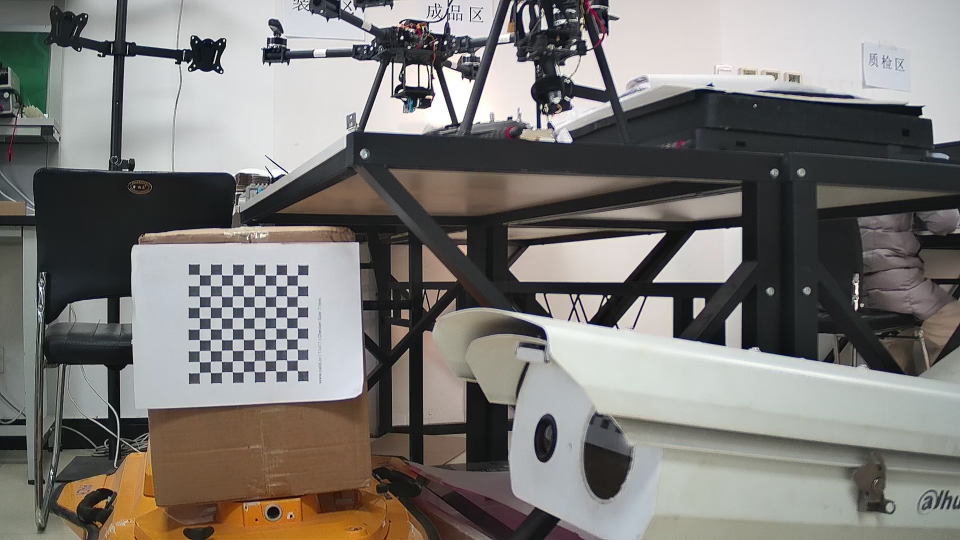
#> input picture captured_images/camera_1.jpg, 1920 x 1080 px (shown at 1/2 size)
$ python Picmatch.py
#> lines starting #> are read from the running program, lines starting #| are printed output that depends on the picture
import cv2
import numpy as np

# 读取图像
img1 = cv2.imread('./captured_images/camera_1.jpg', cv2.IMREAD_GRAYSCALE)  # 查询图像
#> img1: shape (1080, 1920); min 0, max 255, mean 121.5
img2 = cv2.imread('./captured_images/camera_5.jpg', cv2.IMREAD_GRAYSCALE)  # 训练图像
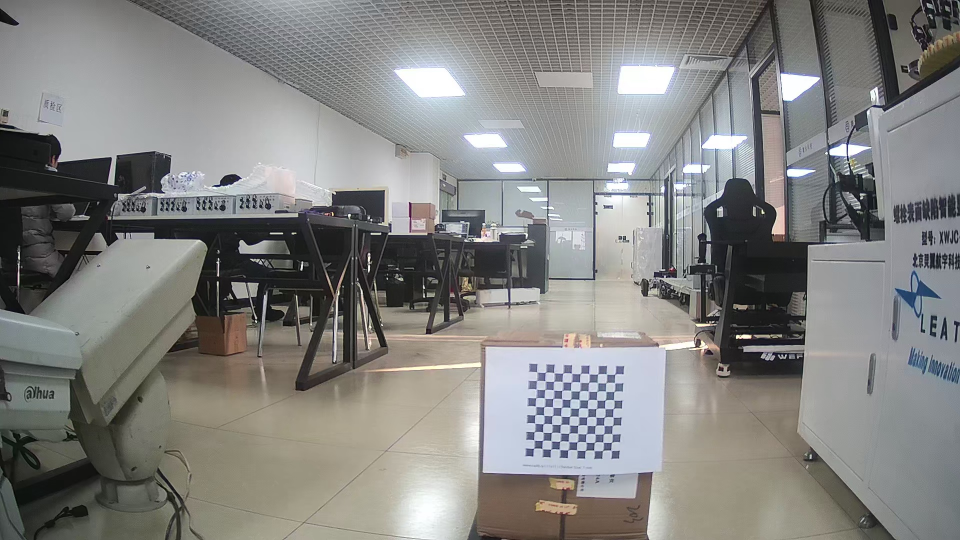
#> input picture captured_images/camera_5.jpg, 1920 x 1080 px (shown at 1/2 size)
#> img2: shape (1080, 1920); min 0, max 255, mean 130.8
# 图像增强：使用 CLAHE 提高对比度
clahe = cv2.createCLAHE(clipLimit=3.0, tileGridSize=(8, 8))
img1 = clahe.apply(img1)
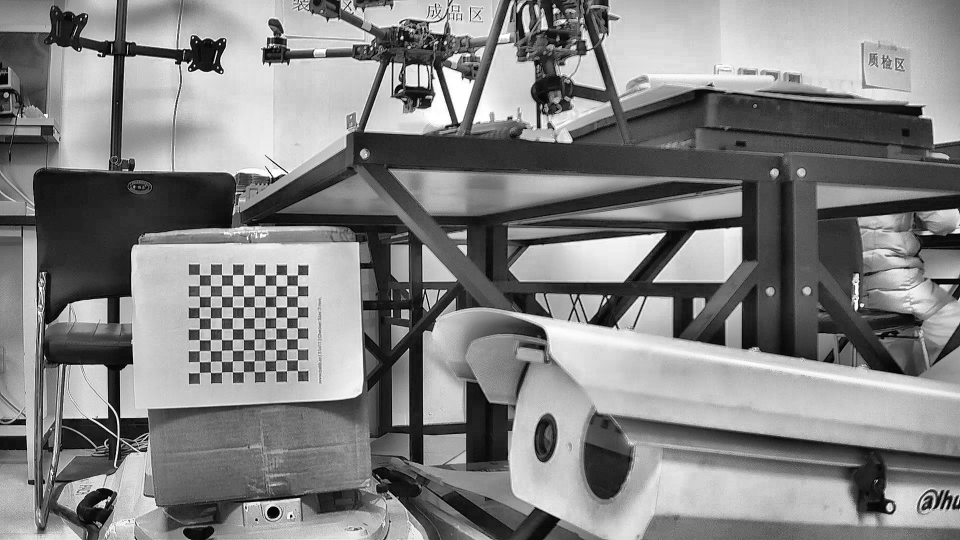
#> img1: shape (1080, 1920) (shown at 1/2 size); min 0, max 255, mean 130.7
img2 = clahe.apply(img2)
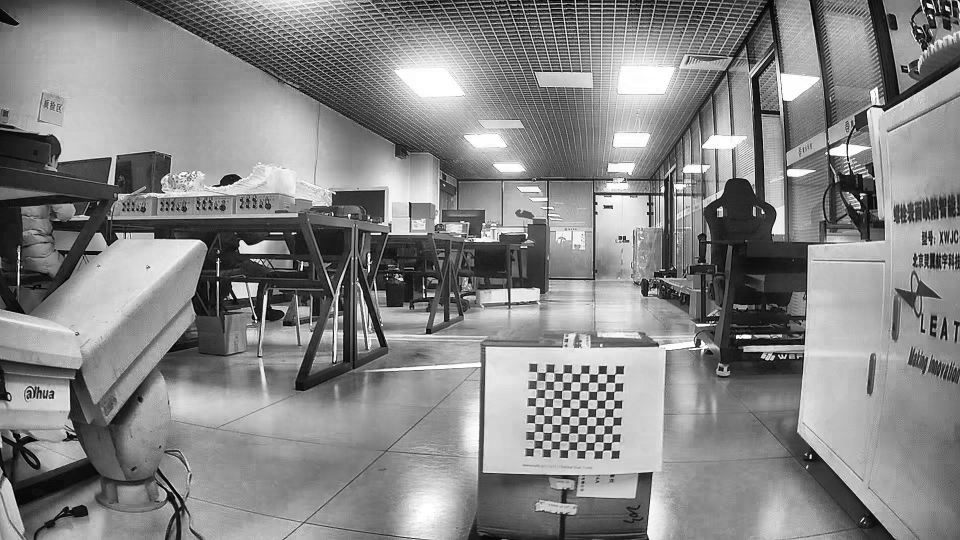
#> img2: shape (1080, 1920) (shown at 1/2 size); min 0, max 255, mean 133.9

# 使用 Canny 边缘检测提取边缘区域
edges1 = cv2.Canny(img1, 50, 150)
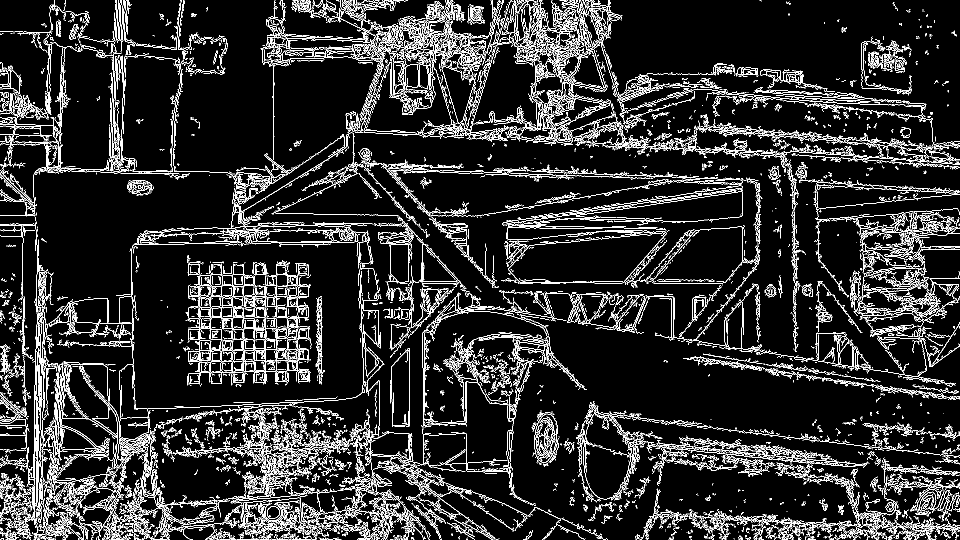
#> edges1: shape (1080, 1920) (shown at 1/2 size); 10.7% white in thin lines or dots
edges2 = cv2.Canny(img2, 50, 150)
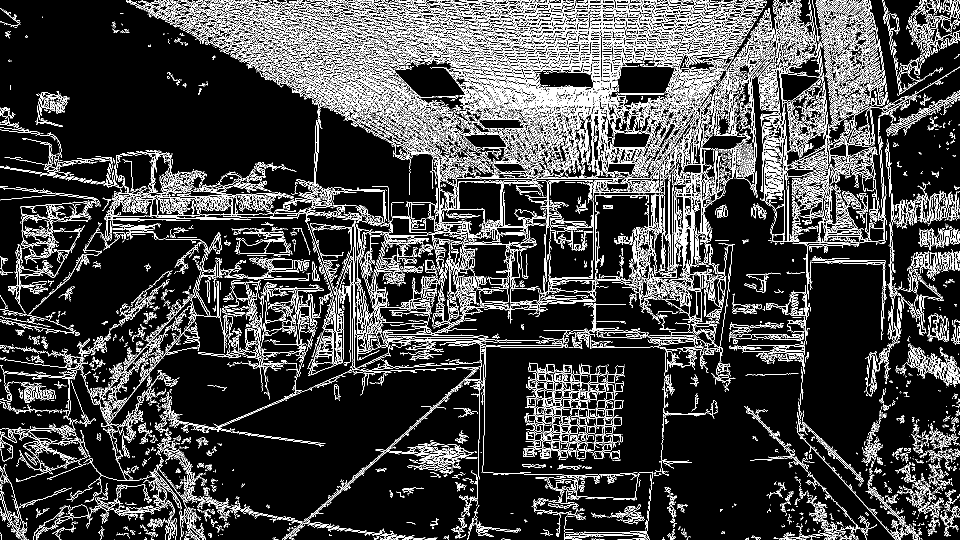
#> edges2: shape (1080, 1920) (shown at 1/2 size); 15.2% white in thin lines or dots

# 显示边缘检测结果
cv2.imshow('Edges Image 1', edges1)
cv2.imshow('Edges Image 2', edges2)

# 计算图像的特征点和描述符（使用ORB）
orb = cv2.ORB_create(nfeatures=500)  # 设置较多特征点
kp1, des1 = orb.detectAndCompute(img1, edges1)  # 使用边缘图像来计算特征点
#> kp1 = 121 keypoints; strongest (x, y, size): (444, 147, 31), (376, 140, 31), (452, 79, 31), (379, 143, 31)
kp2, des2 = orb.detectAndCompute(img2, edges2)  # 使用边缘图像来计算特征点
#> kp2 = 119 keypoints; strongest (x, y, size): (1696, 329, 31), (1694, 329, 31), (1050, 469, 31), (1399, 692, 31)
des1 = des1.astype(np.float32)
des2 = des2.astype(np.float32)
# 创建 FLANN 匹配器
index_params = dict(algorithm=1, trees=10)
search_params = dict(checks=50)  # 设置搜索的检查次数

flann = cv2.FlannBasedMatcher(index_params, search_params)
matches = flann.knnMatch(des1, des2, k=2)
#> matches = 121 matches

# 通过比率测试过滤匹配点
good_matches = []
for m, n in matches:
    if m.distance < 0.8 * n.distance:  # 比率测试
        good_matches.append(m)
#> this loop made 121 passes
#> after the loop, good_matches = 6 matches

# 可视化匹配点
img_matches = cv2.drawMatches(img1, kp1, img2, kp2, good_matches, None, flags=cv2.DrawMatchesFlags_NOT_DRAW_SINGLE_POINTS)
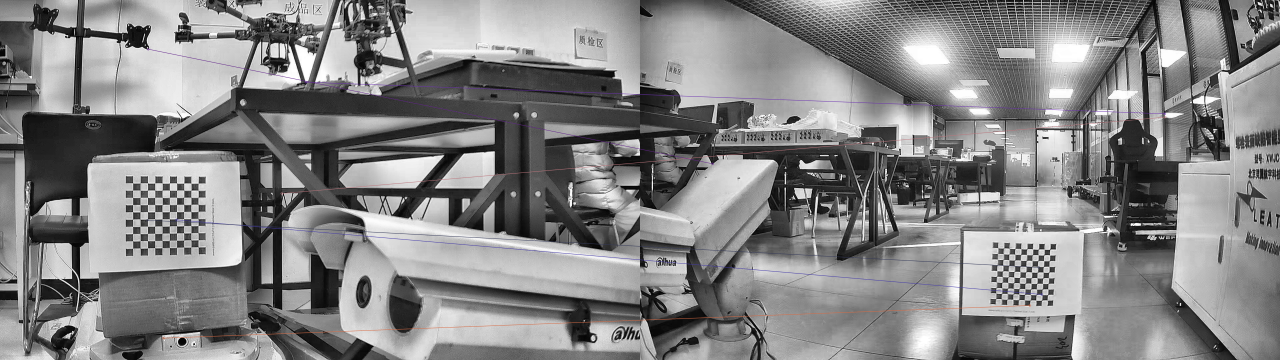
#> img_matches: shape (1080, 3840, 3) (shown at 1/3 size); mean of channels 0, 1, 2 132.2, 132, 132.2; drawn as B, G, R
cv2.imshow("FLANN Matches", img_matches)

# 计算变换矩阵并进行图像拼接
if len(good_matches) > 4:
    src_pts = np.float32([kp1[m.queryIdx].pt for m in good_matches]).reshape(-1, 1, 2)
#> src_pts = [[490, 1014], [529, 659], [442, 660], [917, 246], [845, 580], [444, 147]]
    dst_pts = np.float32([kp2[m.trainIdx].pt for m in good_matches]).reshape(-1, 1, 2)
#> dst_pts = [[1169, 916], [1205, 883], [1196, 802], [1574, 341], [1575, 351], [218, 491]]

    # 使用RANSAC算法估算单应性矩阵（透视变换矩阵）
    M, mask = cv2.findHomography(src_pts, dst_pts, cv2.RANSAC, 5.0)
#> M = [[-3.6, -0.0864, 1609.4], [-0.763, -0.0426, 338.6], [-0.00227, -4.82e-05, 1]]; mask = [0, 0, 1, 1, 1, 1]

    # 将第二张图像映射到第一张图像的坐标系
    img2_warped = cv2.warpPerspective(img2, M, (img1.shape[1] + img2.shape[1], img1.shape[0]))

    # 拼接两张图像
    result = np.copy(img2_warped)
    result[0:img1.shape[0], 0:img1.shape[1]] = img1
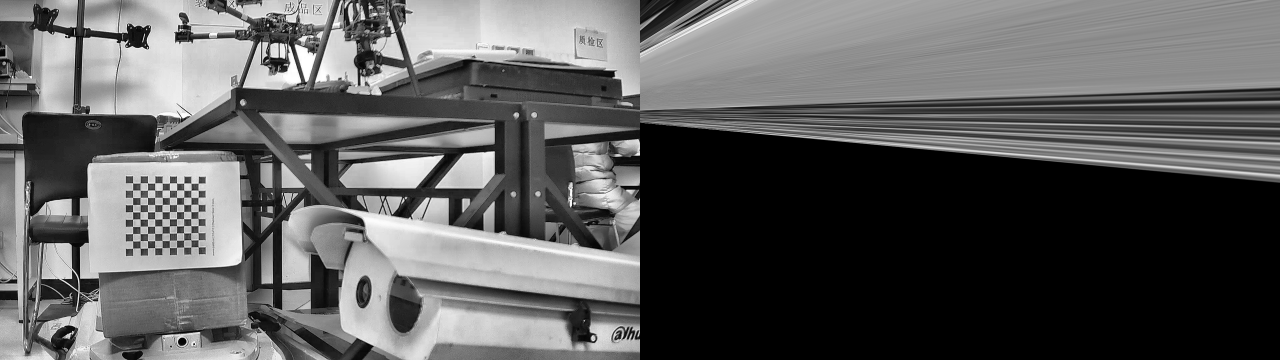
#> result: shape (1080, 3840) (shown at 1/3 size); min 0, max 255, mean 92.5

    # 显示拼接后的结果
    cv2.imshow('Stitched Image', result)
else:
    print("匹配点太少，无法进行拼接")

# 等待按键退出
cv2.waitKey(0)
cv2.destroyAllWindows()
